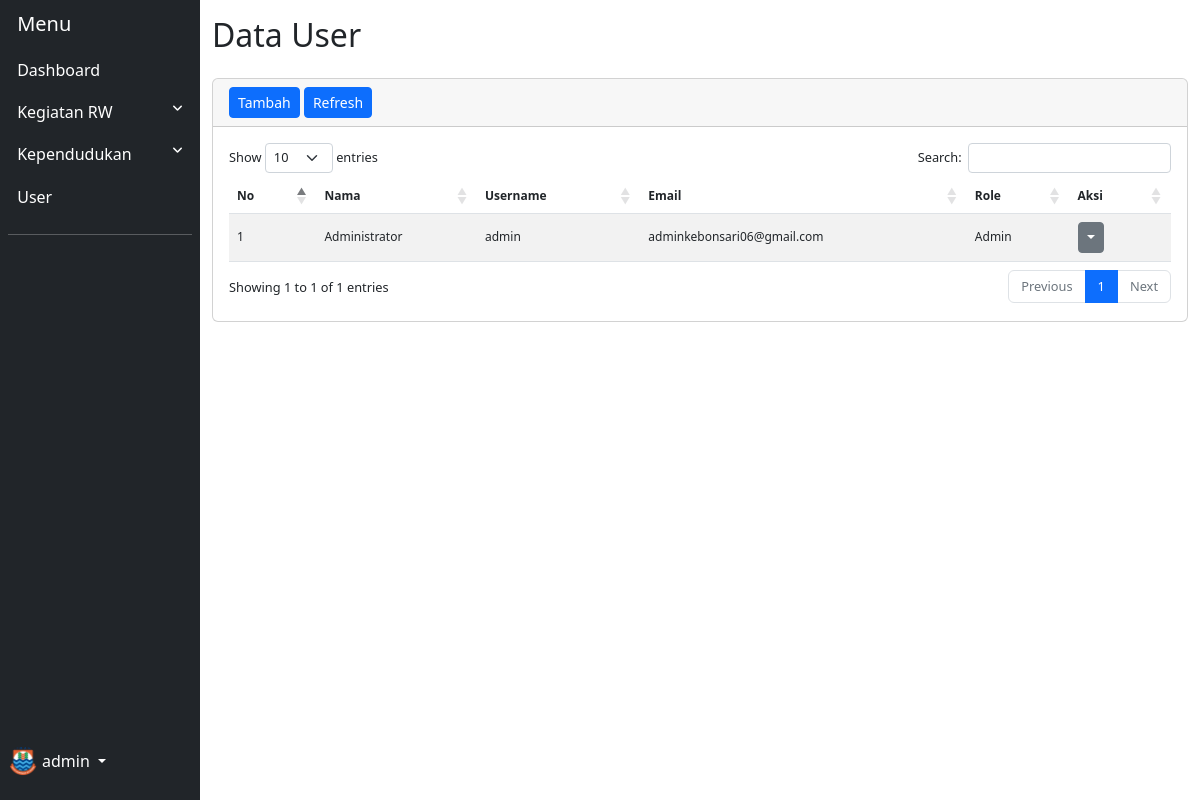
/master/user/index.php (signed in), run on an earlier commit of the app's database.
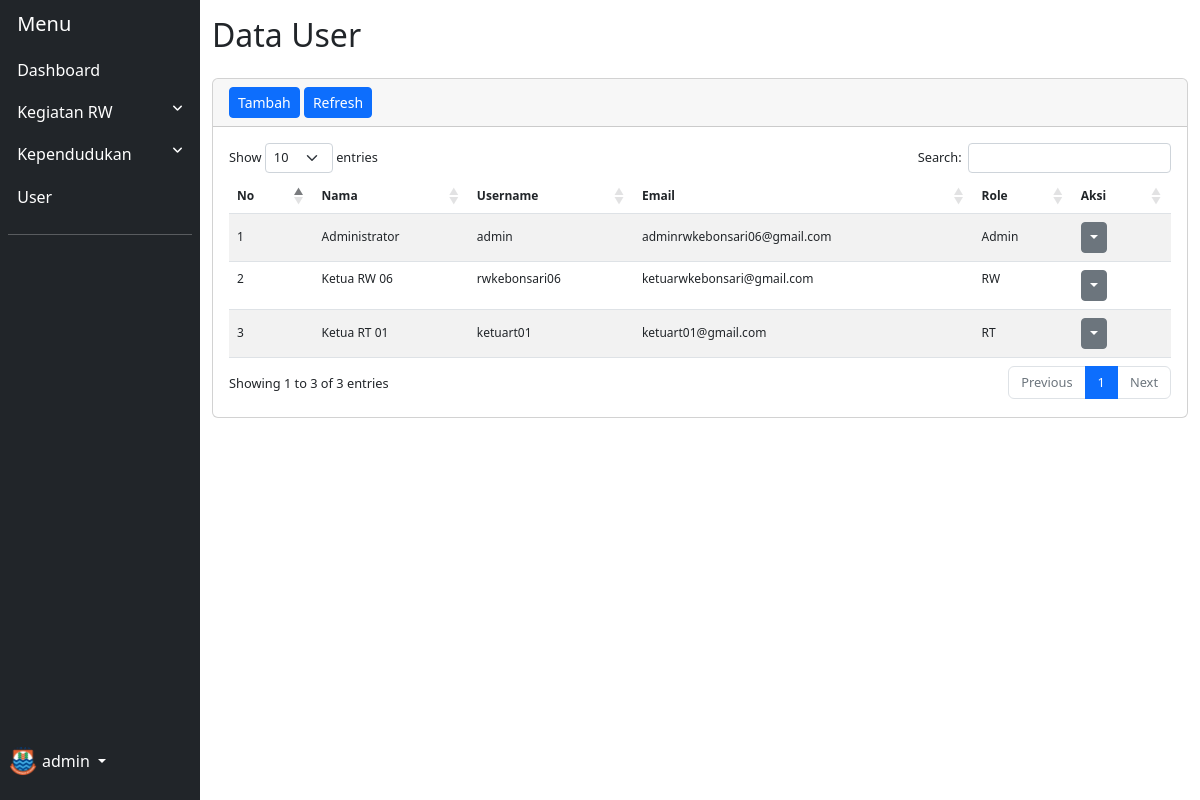
And on a later commit of the database.
### tables this page shows
CREATE TABLE `user` (
  `id_user` int(11) NOT NULL,
  `nama_user` varchar(255) NOT NULL,
  `username_user` varchar(255) NOT NULL,
  `password_user` varchar(255) NOT NULL,
  `email_user` varchar(255) NOT NULL,
  `role` varchar(255) NOT NULL,
  `created_at` timestamp NOT NULL DEFAULT current_timestamp(),
  `updated_at` datetime NOT NULL DEFAULT current_timestamp() ON UPDATE current_timestamp()
);

### master/user/index.php (the view, shortened to what this page needs)
<!DOCTYPE html>
<html lang="en">
<head>
  <link rel="stylesheet" href="../../assets/vendor/bootstrap/dist/css/bootstrap.min.css">
  <link rel="stylesheet" href="https://cdnjs.cloudflare.com/ajax/libs/font-awesome/6.2.0/css/all.min.css">
  <link rel="stylesheet" href="https://cdn.datatables.net/1.12.1/css/dataTables.bootstrap5.min.css">
  <link rel="stylesheet" href="../../assets/css/master.css">
</head>
<body>
  <div class="container-fluid">
    <div class="row flex-nowrap">
      <div class="col-auto col-md-3 col-xl-2 px-sm-2 px-0 bg-dark">
        <?php include('../../layouts/master/sidebar.php'); ?>
      </div>
      <div class="col py-3">
        <div class="title mb-4">
          <h2 class="page-header">Data User</h2>
        </div>
        <div class="card">
          <div class="card-header">
            <a class="btn btn-sm btn-primary" href="tambah-data-user.php">Tambah</a>
            <a class="btn btn-sm btn-primary" href="#refresh" id="refresh">Refresh</a>
          </div>
          <div class="card-body">
            <table id="tabel-data" class="table table-striped">
              <thead>
                <tr>
                  <th>No</th>
                  <th>Nama</th>
                  <th>Username</th>
                  <th>Email</th>
                  <th>Role</th>
                  <th>Aksi</th>
                </tr>
              </thead>
              <tbody>
                <?php
                include "../../koneksi.php";
                $sql = "SELECT * FROM user";
                $result = mysqli_query($db, $sql);
                $no = 0;
                while ($data = mysqli_fetch_array($result)) {
                  $no++;
                ?>
                  <tr>
                    <td><?php echo $no; ?></td>
                    <td><?php echo $data['nama_user']; ?></td>
                    <td><?php echo $data['username_user']; ?></td>
                    <td><?php echo $data['email_user']; ?></td>
                    <td>
                      <?php
                        if ($data['role'] == 'admin') {
                            echo "Admin";
                        } elseif ($data['role'] == 'rw') {
                            echo "RW";
                        } elseif ($data['role'] == 'rt') {
                            echo "RT";
                        }
                      ?>
                    </td>
                    <td>
                      <div class="dropdown">
                        <button class="btn btn-sm btn-secondary dropdown-toggle" type="button" id="dropdownMenuButton1" data-bs-toggle="dropdown" aria-expanded="false"></button>
                      </div>
                    </td>
                  </tr>
                <?php
                }
                ?>
              </tbody>
            </table>
          </div>
        </div>
      </div>
    </div>
  </div>
</body>
</html>

### layouts/master/sidebar.php (shortened to what this page needs)
<?php
    $host = $_SERVER['HTTP_HOST'];
    $hest = "http://".$host."/rw-kebonsari-main/master";
?>
<div class="text-white min-vh-100">
    <a href="#" class="sidebar-brand text-white text-decoration-none">
        <span class="fs-5 d-none d-sm-inline">Menu</span>
    </a>
    <ul class="nav-sidebar" id="menu">
        <li>
            <a href="<?php echo $hest; ?>/dashboard/" class="sidebar-link"> <span class="d-none d-sm-inline">Dashboard </a>
        </li>
        <li>
            <a href="#collapseExample1" class="sidebar-link collapsed" data-bs-toggle="collapse" role="button" aria-expanded="false" aria-controls="collapseExample1">Kegiatan RW</a>
        </li>
        <li>
            <a href="#collapseExample2" class="sidebar-link collapsed" data-bs-toggle="collapse" role="button" aria-expanded="false" aria-controls="collapseExample2">Kependudukan</a>
        </li>
        <li>
            <a href="<?php echo $hest; ?>/user/" class="sidebar-link"> <span class="d-none d-sm-inline">User </a>
        </li>
    </ul>
    <hr>
    <div class="dropdown dropdown-custom-sidebar pb-4">
        <a href="#" class="d-flex align-items-center text-white text-decoration-none dropdown-toggle" id="dropdownUser1" data-bs-toggle="dropdown" aria-expanded="false">
            <img src="../../assets/image/kotacimahi.png" alt="hugenerd" width="30" height="30" class="rounded-circle">
            <span class="d-none d-sm-inline mx-1"><?php echo $_SESSION['role']; ?></span>
        </a>
    </div>
</div>

### assets/css/master.css (style rules this page uses)
a { text-decoration: none; }
table.dataTable.table-striped>tbody>tr.odd>* { vertical-align:middle; }
.sidebar-brand { display: block; padding: 0.575rem; }
.sidebar-link, a.sidebar-link { color: #fff; cursor: pointer; display: block; font-weight: 400; padding: 0.575rem; position: relative; text-decoration: none; transition: color 75ms ease-in-out; }
.dropdown-custom-sidebar { position: fixed; bottom: 0; }
.table th, td { font-size: 12px; }
.sidebar-link[data-bs-toggle].collapsed::after { font-family: "FontAwesome"; content: "\f107"; float: right; font-size: 12px; }
.nav-sidebar { list-style: none; padding-left: 0; }

What changed in the data, as far as the page shows it:
changed user "Administrator": email_user "adminkebonsari06@gmail.com" → "adminrwkebonsari06@gmail.com"
added user: nama_user "Ketua RW 06", username_user "rwkebonsari06", email_user "ketuarwkebonsari@gmail.com", role "RW"
added user: nama_user "Ketua RT 01", username_user "ketuart01", email_user "ketuart01@gmail.com", role "RT"
Also different on the page:
text written by a page script: "Show entries Search: Showing 1 to 1 of 1 entries Previous 1 Next" → "Show entries Search: Showing 1 to 3 of 3 entries Previous 1 Next"
